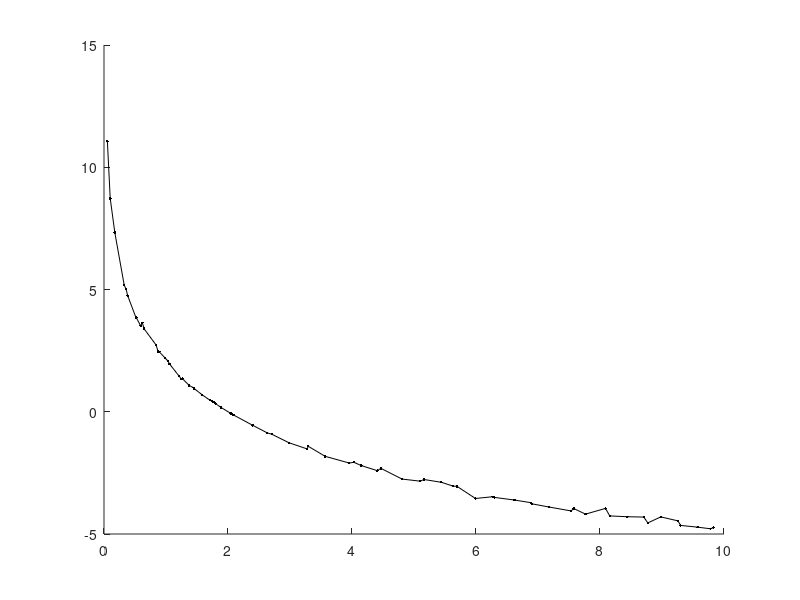

MATLAB code to generate this figure:
%Andrew Brown Lab 6 Problem 3

clc
clear
close all
hold on

%Practice with text files,interpolation, fit plotting, and trapz

Data=dlmread('Lab6Data.txt'); %read the text file
[x, sortedIndices]=sort(Data(1,:)); %define x values
y=Data(2,sortedIndices); %define y values
plot(x,y, '.k') %plot the data
dataArea=trapz(x,y); %calculate the area under the original data
plot(x,y,'k') %plot the data line
fprintf('Area Original Data: %0.6f\n',dataArea) %print out the original data integral

%plot the fit lines and calculate the area under the fit lines
for i=2:4
    P=polyfit(x,y,i); %Create a polynomial of 2nd order to fit the data to a function
    polyFunc= @(x) polyval(P,x); %anonymous function so I can call polyval
    polyArea=integral(polyFunc,x(1),x(end)); %calculate the area under the caluclated fit lines
    fprintf('Area poly deg %0.0f fitted: %0.6f\n',i,polyArea) %print out the degrees and areas
end
